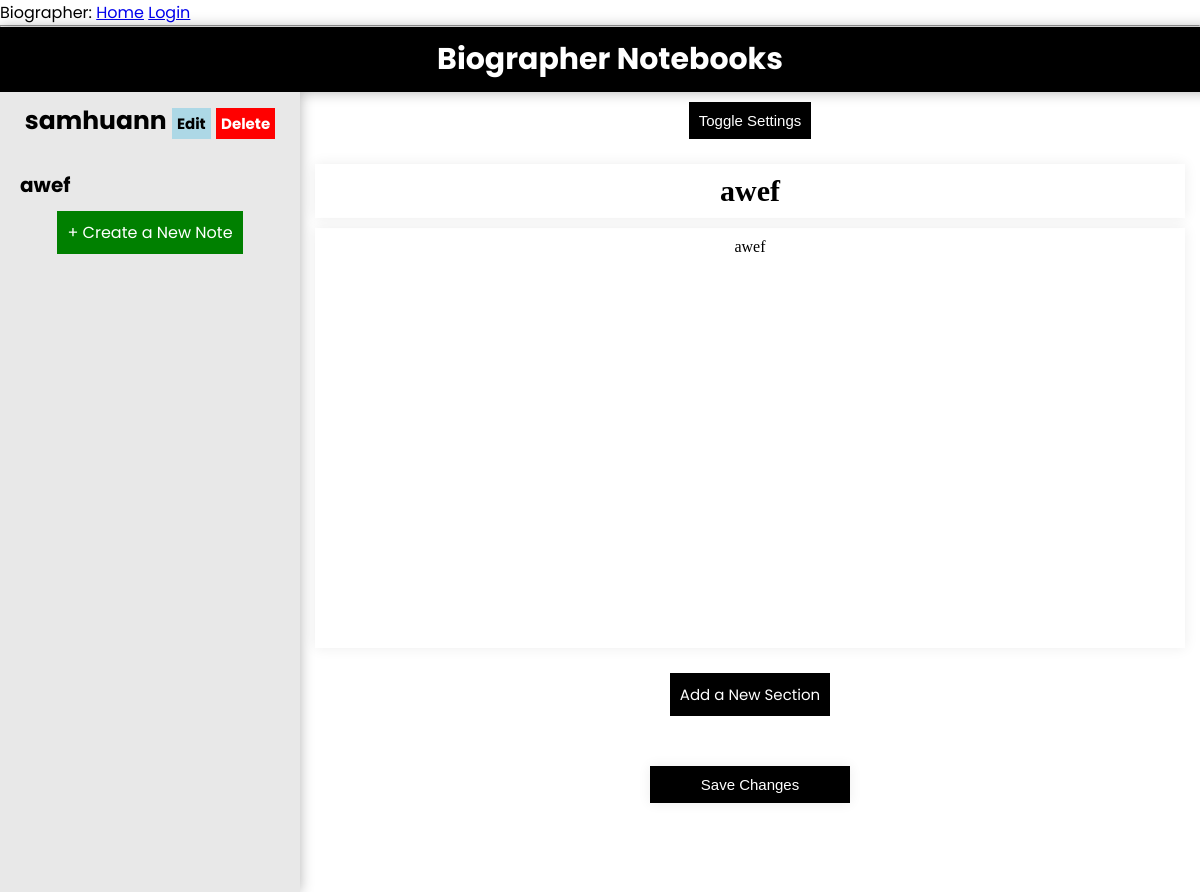
Page /notebooks/1/note/1 on the committed database.
### app/notes/routes.py (models this page shows)
class Notebook(db.Model):
    id = db.Column(db.Integer, primary_key=True)
    name = db.Column(db.String(100), default="My Notebook")
    password = db.Column(db.String(100), default=None)
    last_modified = db.Column(db.DateTime, default=datetime.datetime.today())

class Notes(db.Model):
    id = db.Column(db.Integer, primary_key=True)
    name = db.Column(db.String(25), default="New Note")
    content = db.Column(db.Text, default=" ")
    notes_notebook = db.Column(db.Integer, nullable=False)
    last_modified = db.Column(db.DateTime, default=datetime.datetime.today())
    font = db.Column(db.String(25))
    color = db.Column(db.String(6))

### app/notes/routes.py (the view, shortened to what this page needs)
@bp.route("/notebooks/<int:notebook_id>/note/<int:note_id>", methods=["GET", "POST"])
def open_note(notebook_id, note_id):
    return render_template("tools/notes/open.html", notes=Notes.query.filter(Notes.notes_notebook == notebook_id),
                           notebook=Notebook.query.get(notebook_id), open=True, opened=Notes.query.get(note_id),
                           sections=Section.query.filter_by(note_id=note_id))

### app/main/routes.py (called while the page is built)
@bp.before_app_request
def before_request():
    if current_user.is_authenticated:
        current_user.last_seen = datetime.now(timezone.utc)
        db.session.commit()

### app/templates/tools/notes/open.html (shortened to what this page needs)
{% extends "tools/notes/base.html" %}
{% block side %}
<h1>
    {{notebook.name}}
    <a href="/notebooks/{{notebook.id}}/edit" class="option">Edit</a>
    <a href="/notebooks/{{notebook.id}}/delete" class="option danger">Delete</a>
</h1>
{%for note in notes%}
<div class="note" id="div-note{{note.id}}">
    <a href="/notebooks/{{notebook.id}}/note/{{note.id}}" class="a">
        <h1 class="note-h1">{{note.name}}</h1>
    </a>
</div>
{%endfor%}
<a href="/notebooks/{{notebook.id}}/note/create" class="buttonlike">+ Create a New Note</a><br><br>
{% endblock %}
{% block main %}
{% if open %}
<form action="/notebooks/{{notebook.id}}/note/{{opened.id}}" method="post">
    <button onclick="toggleSettings()" type="button">Toggle Settings</button>
    <br>
    <input type="text" id="title" class="title-field" name="title" value="{{opened.name}}"></input>
    <p id="content" contenteditable="True" class="content">{{opened.content}}</p><br>
    <a class="button" href="/notebook/{{notebook.id}}/note/{{opened.id}}/section/create">Add a New Section</a>
    <br>
    <br><input type="submit" value="Save Changes">
</form>
{%else%}
<h1 id="title">Open a Note Page or Make a New One</h1>
{% endif %}
</div>
{% endblock %}

### app/static/css/style.css (style rules this page uses)
* { margin: 0; padding: 0; }
:root { --main-color:black; --main-text-color:white; --accent-color:#e8e8e8; --accent-text-color:black; --box-shadow: 0 0 13px rgba(0, 0, 0, 0.30); --box-shadow-light: 0 0 13px rgba(0, 0, 0, 0.075); --note-font: Arial, Helvetica, sans-serif; --note-color:black; }
body { display: flex; flex-direction: column; max-width: 100vw; width: 100vw; min-height: 100vh; word-wrap: break-word; overflow-x: hidden; font-family: "Poppins", Helvetica, sans-serif; }
.main *, .sidebar * { padding: 10px; }
.main h1, .sidebar h1 { font-size: 25px; }
form { display: flex; flex-direction: column; align-items: center; text-align: center; }
input, textarea { display: block; font-family: sans-serif; margin-bottom: 10px; width: 200px; padding: 10px; border: none; box-shadow: var(--box-shadow-light); }
input[type=submit], button, .button { border: none; background-color: var(--main-color); color: var(--main-text-color); text-decoration: none !important; font-size: 15px; }
.a, .contextmenu a { font-family: "Poppins", Helvetica, sans-serif; padding: 0; text-align: left; text-decoration: none; color: black; background: none; }
.notebook a h1, .note a h1 { font-size: 20px; }
.buttonlike { background-color: green; text-decoration: none; color: white; }
.danger { background-color: red !important; color: white !important; }
.content { box-shadow: var(--box-shadow-light); width: 850px; margin: auto; min-height: 50vh; word-wrap: break-word; font-family: var(--note-font); }
.title-field { font-size: 30px; width: 850px; text-align: center; font-family: var(--note-font); color: var(--note-color); font-weight: bolder; }
.option { font-size: 15px; text-decoration: none; background-color: lightblue; padding: 5px; color: black; }

### rows in the picture
Notebook: name "samhuann"
Notes: name "awef", title "awef", content "awef"
